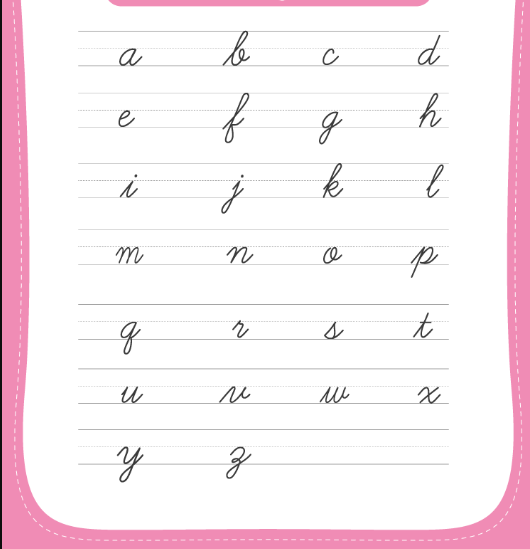
#> input picture image.png, 530 x 549 px
$ python generate_font.py
#> lines starting #> are read from the running program, lines starting #| are printed output that depends on the picture; after the words box and inside, x2 and y2 are one past the last pixel; in counts of white or black regions, pixels touching at a corner belong together
import numpy as np
import cv2
import imutils
import os

output_folder = "cropped_chars"
os.makedirs(output_folder, exist_ok=True)

image = cv2.imread("image.png")
#> image is the input picture: shape (549, 530, 3); mean B, G, R 241.3, 236.1, 248.7
if image is None:
    print("Error: Could not load image. Check the file path.")
    exit()

gray = cv2.cvtColor(image, cv2.COLOR_BGR2GRAY)
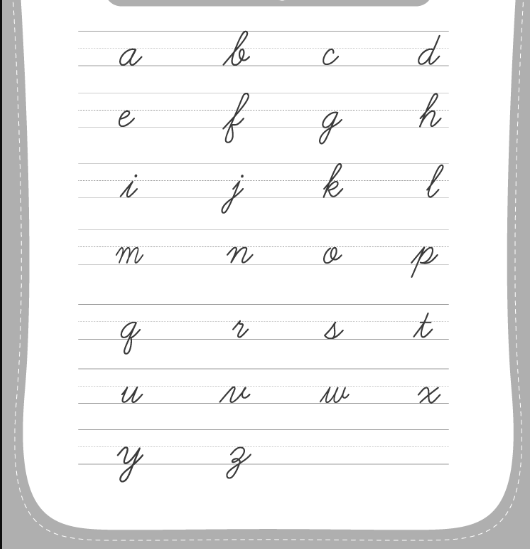
#> gray: shape (549, 530); min 14, max 255, mean 240.5

ret, thresh1 = cv2.threshold(gray, 127, 255, cv2.THRESH_BINARY_INV)
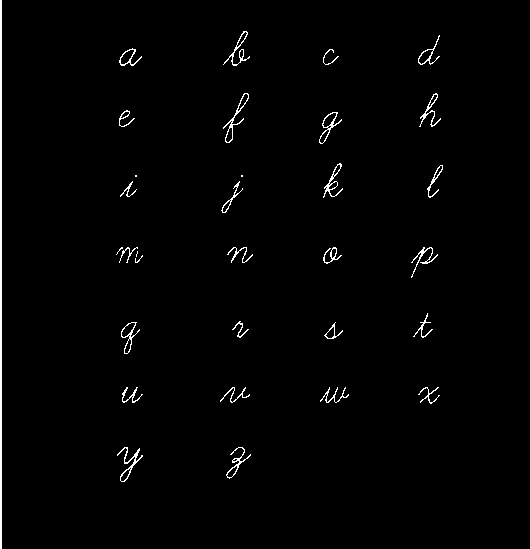
#> thresh1: shape (549, 530); 1.3% white in thin lines or dots, all inside (x1, y1, x2, y2) = (0, 0, 443, 549)

dilate = cv2.dilate(thresh1, None, iterations=2)
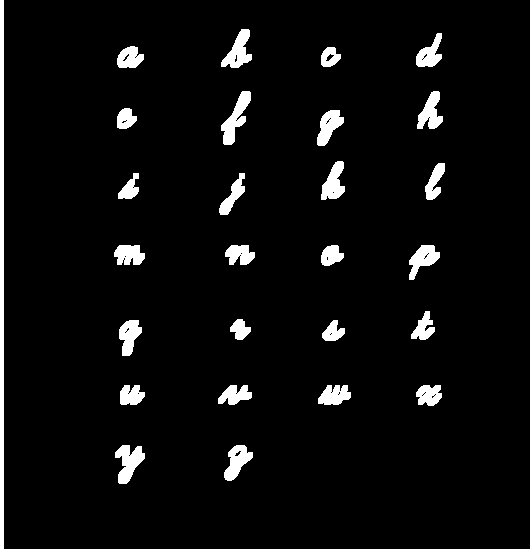
#> dilate: shape (549, 530); 4.9% white; 27 white regions
dilate = np.uint8(dilate)
cnts = cv2.findContours(dilate.copy(), cv2.RETR_EXTERNAL, cv2.CHAIN_APPROX_SIMPLE)
#> cnts = 27 contours; largest, box (x1, y1, x2, y2) and area: (0, 0, 4, 549) 1644, (221, 91, 251, 145) 628, (115, 445, 145, 484) 605, (221, 29, 252, 68) 576, (224, 445, 253, 481) 532
cnts = imutils.grab_contours(cnts)

if not cnts:
    print("No contours found!")
    exit()

orig = image.copy()

TARGET_HEIGHT = 120
TARGET_WIDTH = 48

i = 0
for cnt in cnts:
    if cv2.contourArea(cnt) < 100:
        continue

    x, y, w, h = cv2.boundingRect(cnt)

    roi = image[y:y+h, x:x+w]
    aspect_ratio = w / h
    if aspect_ratio > (TARGET_WIDTH / TARGET_HEIGHT):
        new_w = TARGET_WIDTH
        new_h = int(TARGET_WIDTH / aspect_ratio)
    else:
        new_h = TARGET_HEIGHT
        new_w = int(TARGET_HEIGHT * aspect_ratio)

#> (the run stopped early here; a loop or call above may not have finished)
